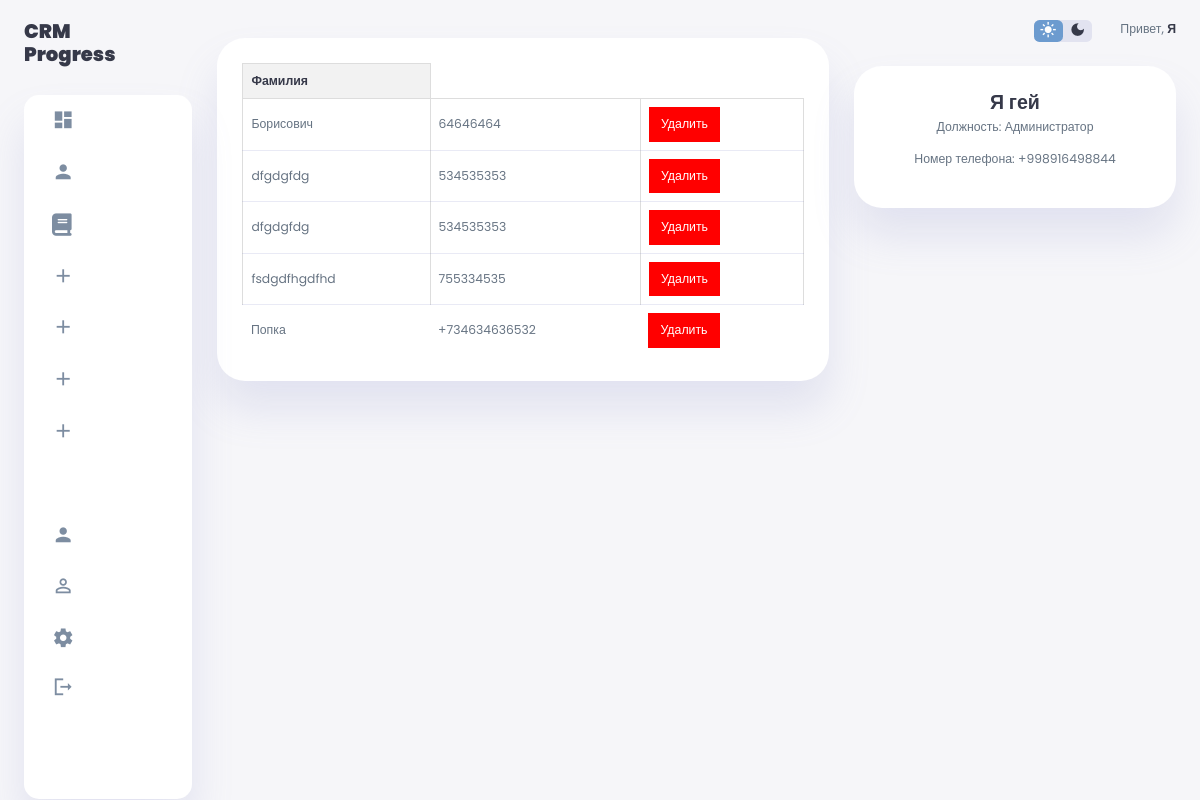
Screenshot of /student_list/ (signed in) with the database file from the repository.
### core/models.py (models this page shows, shortened)
class Student(models.Model):
    class StudentStatus(models.TextChoices):
        ACTIVE = 'active' , 'Активный'
        ARCHIVED = 'archived', 'Архивный'
    user = models.OneToOneField(User, verbose_name='Пользователь', on_delete=models.CASCADE)
    status = models.CharField(choices=StudentStatus.choices,  max_length=20, verbose_name='Статус')
    phone = models.CharField(max_length=255, verbose_name='Номер телефона')
    qr_code = models.ImageField(upload_to= 'students_qr/', blank=True)
    code = models.CharField(max_length=20, blank=True)
    class Meta:
        verbose_name = 'Ученик'
        verbose_name_plural = 'Ученики'

class Employee(models.Model):
    class EmployeeStatus(models.TextChoices):
        ADMINISTRATOR = 'admin', 'Администратор'
        TEACHER = 'teacher', 'Учитель'
    user = models.OneToOneField(User, verbose_name='Пользователь', on_delete=models.CASCADE)
    position = models.CharField(choices=EmployeeStatus.choices, max_length=20, verbose_name='Должность')
    phone = models.CharField(verbose_name='Номер телефона', max_length=20, null=True, blank=True)
    specialty = models.ForeignKey(Specialty, verbose_name='Специальность', on_delete=models.CASCADE)
    class Meta:
        verbose_name = 'Сотрудник'
        verbose_name_plural = 'Сотрудники'

### core/views.py (the view)
# urls.py: path('student_list/', views.student_list, name='student_list'),
def student_list(request):
    students = Student.objects.all()
    return render(request, 'student_list.html', {'students': students})

### core/templates/student_list.html (shortened to what this page needs)
{% extends 'index.html' %}
{% block content %}
<!DOCTYPE html>
<html lang="en">
<head>
</head>
<body>
<div class="new-users">
    <div class="user-list">
        <table  >
            <thead>
                <tr>
                    <th>Фамилия</th>
                </tr>
            </thead>
            <tbody>
                {% for student in students %}
                <tr>
                    <td>{{ student.user.last_name }}</td>
                    <td>{{ student.phone }}</td>
                    <td>
                        <button type="button" class="delete-button" data-modal-id="modal">Удалить</button>
                    </td>
                </tr>
                {% endfor %}
            </tbody>
        </table>
    </div>
</div>
</body>
</html>
{% endblock %}

### core/templates/index.html (shortened to what this page needs)
{% load static %}
<!DOCTYPE html>
<html lang="en">
<head>
    <link rel="stylesheet" href="https://cdn.jsdelivr.net/npm/bootstrap@4.3.1/dist/css/bootstrap.min.css">
    <link rel="stylesheet" href="{% static 'css/style.css'%}">
</head>
<body>
    {% if not request.user.is_authenticated %}
    <p style="text-align: center; text-align: center;">Вы не вошли в аккаунт</p>
    {% else %}
    <div class="container-custom">
        <aside>
            <div class="toggle">
                <div class="logo-custom">
                    <h2><b>CRM</b><span class="danger"> <br><b>Progress</b></span></h2>
                </div>
            </div>
            <div class="sidebar-custom">
                <a href="{% url 'home' %}" {% if request.path == '/' %} class="active" {% endif %}>
                    <span class="material-icons-sharp">
                    </span>
                </a>
                <a href="{% url 'profile' request.user.id %}" {% if "profile/" in request.path and request.path|slice:'9:' %} class="active" {% endif %}>
                    <span class="material-icons-sharp">
                    </span>
                </a>
                    <a href="{% url 'course_list' %}" {% if request.path == '/course_list' %} class="active" {% endif %}>
                        <span class="material-icons-sharp">
                            <i class="fa-solid fa-book"></i>
                        </span>
                    </a>
                    {% if user.is_superuser %}
                <a href="{% url 'employee_create' %}" {% if request.path == '/employee_create/' %} class="active" {% endif %}>
                    <span class="material-icons-sharp">
                    </span>
                </a>
                <a href="{% url 'attendance_list' %}" {% if request.path == '/employee_create/' %} class="active" {% endif %}>
                    <span class="material-icons-sharp">
                    </span>
                </a>
                <a href="{% url 'course_create' %}" {% if request.path == '/course_create/' %} class="active" {% endif %}>
                    <span class="material-icons-sharp">
                    </span>
                </a>
                <a href="{% url 'group_create' %}" {% if request.path == '/group_create/' %} class="active" {% endif %}>
                    <span class="material-icons-sharp">
                    </span>
                </a>
                <a href="{% url 'student_create' %}" {% if request.path == '/student_create/' %} class="active" {% endif %}>
                </a>
                <a href="{% url 'employee_list' %}" {% if request.path == '/employee_list/' %} class="active" {% endif %}>
                    <span class="material-icons-sharp">
                    </span>
                </a>
                <a href="{% url 'group_list' %}" {% if request.path == '/group_list/' %} class="active" {% endif %}>
                    <span class="material-icons-sharp">
                    </span>
                </a>
                <a href="http://127.0.0.1:8000/admin">
                    <span class="material-icons-sharp">
                    </span>
                </a>
                {% endif %}
                <a href="{% url 'logout' %}">
                    <span class="material-icons-sharp">
                    </span>
                </a>
            </div>
        </aside>
            <main>
                {% block content %}{% endblock %}
            </main>
        <div class="right-section-custom">
            <div class="nav-custom">
                <div class="dark-mode">
                    <span class="material-icons-sharp active">
                    </span>
                    <span class="material-icons-sharp">
                    </span>
                </div>
                <div class="profile">
                    <div class="info">
                        <p>Привет, <b>{{user.first_name}}</b></p>
                    </div>
                </div>
            </div>
            <div class="user-profile-custom">
                <div class="logo-custom">
                    <h2>{{ user.first_name }} {{ user.last_name }}</h2>
                {% if user.employee %}
                    <p>Должность: {{ user.employee.get_position_display }}</p>
                    <p>Номер телефона: {{user.employee.phone}}</p>
                    {% else %}
                    <p>Номер телефона: {{user.student.phone}}</p>
                {% endif %}
                </div>
            </div>
    </div>
    {% endif%}
</body>
</html>

### core/static/css/style.css (style rules this page uses)
:root { --color-primary: #6C9BCF; --color-danger: #FF0060; --color-success: #1B9C85; --color-warning: #F7D060; --color-white: #fff; --color-info-dark: #7d8da1; --color-dark: #363949; --color-light: rgba(132, 139, 200, 0.18); --color-dark-variant: #677483; --color-background: #f6f6f9; --card-border-radius: 2rem; --border-radius-1: 0.4rem; --border-radius-2: 1.2rem; --card-padding: 1.8rem; --padding-1: 1.2rem; --box-shadow: 0 2rem 3rem var(--color-light); }
* { margin: 0; padding: 0; outline: 0; appearance: 0; border: 0; text-decoration: none; box-sizing: border-box; }
html { font-size: 14px; }
body { width: 100vw; height: 100vh; font-family: 'Poppins', sans-serif; font-size: 0.88rem; user-select: none; overflow-x: hidden; color: var(--color-dark); background-color: var(--color-background); }
a { color: var(--color-dark); }
h2 { font-weight: 600; font-size: 1.4rem; }
p { color: var(--color-dark-variant); }
b { color: var(--color-dark); }
.danger { color: var(--color-danger); }
.container-custom { display: grid; width: 96%; margin: 0 auto; gap: 1.8rem; grid-template-columns: 12rem auto 23rem; }
aside { height: 100vh; }
aside .toggle { display: flex; align-items: center; justify-content: space-between; margin-top: 1.4rem; }
aside .toggle .logo-custom { display: flex; gap: 0.5rem; }
aside .sidebar-custom { display: flex; flex-direction: column; background-color: var(--color-white); box-shadow: var(--box-shadow); border-radius: 15px; height: 88vh; position: relative; top: 1.5rem; transition: all 0.3s ease; }
aside .sidebar-custom a { display: flex; align-items: center; color: var(--color-info-dark); height: 3.7rem; gap: 1rem; position: relative; margin-left: 2rem; transition: all 0.3s ease; }
aside .sidebar-custom a span { font-size: 1.6rem; transition: all 0.3s ease; }
aside .sidebar-custom a:last-child { position: absolute; bottom: 2rem; width: 100%; }
main { margin-top: 1.4rem; }
main .new-users { margin-top: 1.3rem; }
main .new-users .user-list { background-color: var(--color-white); padding: var(--card-padding); border-radius: var(--card-border-radius); margin-top: 1rem; box-shadow: var(--box-shadow); display: flex; justify-content: space-around; flex-wrap: wrap; gap: 1.4rem; cursor: pointer; transition: all 0.3s ease; }
main table tbody td { height: 2.8rem; border-bottom: 1px solid var(--color-light); color: var(--color-dark-variant); }
main table tbody tr:last-child td { border: none; }
.right-section-custom { margin-top: 1.4rem; }
.right-section-custom .nav-custom { display: flex; justify-content: end; gap: 2rem; }
.right-section-custom .dark-mode { background-color: var(--color-light); display: flex; justify-content: space-between; align-items: center; height: 1.6rem; width: 4.2rem; cursor: pointer; border-radius: var(--border-radius-1); }
.right-section-custom .dark-mode span { font-size: 1.2rem; width: 50%; height: 100%; display: flex; align-items: center; justify-content: center; }
.right-section-custom .dark-mode span.active { background-color: var(--color-primary); color: white; border-radius: var(--border-radius-1); }
.right-section-custom .nav-custom .profile { display: flex; gap: 2rem; text-align: right; }
.right-section-custom .user-profile-custom { display: flex; justify-content: center; text-align: center; margin-top: 1rem; background-color: var(--color-white); padding: var(--card-padding); border-radius: var(--card-border-radius); box-shadow: var(--box-shadow); cursor: pointer; transition: all 0.3s ease; }
.right-section-custom .user-profile-custom h2 { margin-bottom: 0.2rem; }
@media screen and (max-width: 1200px) { aside .sidebar-custom a { width: 5.6rem; } }
@media screen and (max-width: 1200px) { aside .sidebar-custom a:last-child { position: relative; margin-top: 1.8rem; } }
table { border-collapse: collapse; width: 100%; }
th, td { border: 1px solid #ddd; padding: 8px; text-align: left; }
th { background-color: #f2f2f2; }
.delete-button { background-color: red; color: white; border: none; padding: 8px 12px; cursor: pointer; }
:root { --custom-color-primary: #6C9BCF; }
:root { --bs-primary: var(--custom-color-primary); }

### rows the page displays
Student: user.last_name "Борисович", phone "64646464"
Student: user.last_name "dfgdgfdg", phone "534535353"
Student: user.last_name "dfgdgfdg", phone "534535353"
Student: user.last_name "fsdgdfhgdfhd", phone "755334535"
Student: user.last_name "Попка", phone "+734634636532"

### other values shown
{{ user.first_name }} "Я"
{{ user.last_name }} "гей"
{{ user.employee.get_position_display }} "Администратор"
{{ user.employee.phone }} "+998916498844"
